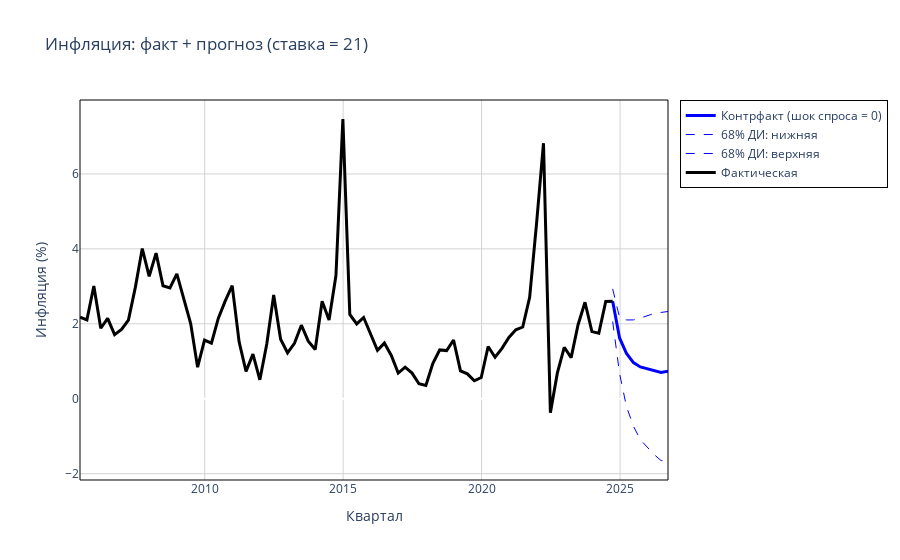

The code cell stored with this chart in its notebook:
### Markdown cell above
## 2) Ставка = 21 с 2025Q1, шоки спроса

### Code cell
CF_FORECAST_AD = np.zeros((T_FORECAST, N_ITER, N_VARS))  # [86 x 1000 x 4]
CF_EPS_MP_FORECAST_AD = np.zeros((N_ITER, T_FORECAST))  # [1000 x 86]

X_MAT_FORECAST_AD = np.zeros((T_FORECAST, N_REG))
X_MAT_FORECAST_AD[:T, :] = X_MAT

for i in range(N_ITER):
    # Восстанавливаем коэффициенты VAR
    B_p, B_y, B_i, B_b = unpack_parameters(beta_i=BETA[:, i])

    A0inv_full = np.vstack([A0INV_P[i, :], A0INV_Y[i, :], A0INV_I[i, :],  A0INV_B[i, :]])

    shocks_as = SHOCKS_AS[i, :]
    shocks_ad = SHOCKS_PRIVATED_AD[i, :]
    shocks_mp = SHOCKS_MP[i, :]
    shocks_fp = SHOCKS_FP[i, :]

    # Среднее значение шока AD за 2024 год (t = 75:78)
    ad_mean = np.mean(shocks_ad[74:78])

    # 1. Историческая часть (t = 1:78)
    Y_temp = np.zeros((T_FORECAST, N_VARS))

    for t in range(T):
        x_t = X_MAT_FORECAST_AD[t, :]
        eps_t = np.vstack([shocks_as[t], shocks_ad[t], shocks_mp[t], shocks_fp[t]])

        Y_temp[t, P] = (B_p.T @ x_t + A0inv_full[P, :] @ eps_t).item()
        Y_temp[t, Y] = (B_y.T @ x_t + A0inv_full[Y, :] @ eps_t).item()
        Y_temp[t, I] = (B_i.T @ x_t + A0inv_full[I, :] @ eps_t).item()
        Y_temp[t, B] = (B_b.T @ x_t + A0inv_full[B, :] @ eps_t).item()

        CF_EPS_MP_FORECAST_AD[i, t] = shocks_mp[t].item()

    # 2. Прогнозная часть (t = 79:86)
    for t in range(T, T_FORECAST):
        lag1 = Y_temp[t-1, :].reshape(-1, 1)
        lag2 = Y_temp[t-2, :].reshape(-1, 1)

        X_MAT_FORECAST_AD[t, :4]  = lag1.flatten()  # первые 4 элемента - lag1
        X_MAT_FORECAST_AD[t, 4:8] = lag2.flatten()  # следующие 4 элемента - lag2
        X_MAT_FORECAST_AD[t, 8]   = 1  # константа
        X_MAT_FORECAST_AD[t, 9]   = P_OIL_FORECAST[t - T]  # нефть из прогноза

        x_t = X_MAT_FORECAST_AD[t, :]

        eps_mp = (I_TARGET_CONDITIONAL - B_i.T @ x_t - A0inv_full[I, 1] * ad_mean) / A0inv_full[I, 2]

        eps_t = np.vstack([0, ad_mean, eps_mp, 0])

        Y_temp[t, P] = (B_p.T @ x_t + A0inv_full[P, :] @ eps_t).item()
        Y_temp[t, Y] = (B_y.T @ x_t + A0inv_full[Y, :] @ eps_t).item()
        Y_temp[t, I] = I_TARGET_CONDITIONAL
        Y_temp[t, B] = (B_b.T @ x_t + A0inv_full[B, :] @ eps_t).item()

        CF_EPS_MP_FORECAST_AD[i, t] = eps_mp.item()

    CF_FORECAST_AD[:, i, :] = Y_temp


p_low, p_median, p_high = analyze_and_plot(CF=CF_FORECAST_AD[:, :, P], title='Инфляция: факт + прогноз (ставка = 21)',
                                           name='Контрфакт (шок спроса = 0)', file_name='II_УП_2_Спрос',
                                           last_point=LAST_POINT_FORECAST, quarters=QUARTERS_FORECAST, actual=ACTUAL_P)

### Figure 1 — Plotly figure (JSON) as saved in the notebook; plotly's stock layout.template omitted (floating-point values rounded to 4 significant figures)
{"data": [{"line": {"color": "#0000ff", "width": 3}, "mode": "lines", "name": "Контрфакт (шок спроса = 0)", "type": "scatter", "x": ["2024-09-25T06:00:00", "2024-12-25T12:00:00", "2025-03-26T18:00:00", "2025-06-26T00:00:00", "2025-09-25T06:00:00", "2025-12-25T12:00:00", "2026-03-26T18:00:00", "2026-06-26T00:00:00", "2026-09-25T06:00:00"], "y": [2.6, 1.622, 1.207, 0.9629, 0.8477, 0.8029, 0.7418, 0.7004, 0.7309]}, {"line": {"color": "#0000ff", "dash": "dash", "width": 1}, "mode": "lines", "name": "68% ДИ: нижняя", "type": "scatter", "x": ["2024-09-25T06:00:00", "2024-12-25T12:00:00", "2025-03-26T18:00:00", "2025-06-26T00:00:00", "2025-09-25T06:00:00", "2025-12-25T12:00:00", "2026-03-26T18:00:00", "2026-06-26T00:00:00", "2026-09-25T06:00:00"], "y": [2.06, 0.6704, -0.2122, -0.7318, -1.094, -1.291, -1.491, -1.651, -1.662]}, {"line": {"color": "#0000ff", "dash": "dash", "width": 1}, "mode": "lines", "name": "68% ДИ: верхняя", "type": "scatter", "x": ["2024-09-25T06:00:00", "2024-12-25T12:00:00", "2025-03-26T18:00:00", "2025-06-26T00:00:00", "2025-09-25T06:00:00", "2025-12-25T12:00:00", "2026-03-26T18:00:00", "2026-06-26T00:00:00", "2026-09-25T06:00:00"], "y": [2.933, 2.167, 2.102, 2.103, 2.153, 2.215, 2.276, 2.303, 2.328]}, {"line": {"color": "#000000", "width": 3}, "mode": "lines", "name": "Фактическая", "type": "scatter", "x": ["2005-07-01T00:00:00", "2005-09-30T06:00:00", "2005-12-30T12:00:00", "2006-03-31T18:00:00", "2006-07-01T00:00:00", "2006-09-30T06:00:00", "2006-12-30T12:00:00", "2007-03-31T18:00:00", "2007-07-01T00:00:00", "2007-09-30T06:00:00", "2007-12-30T12:00:00", "2008-03-30T18:00:00", "2008-06-30T00:00:00", "2008-09-29T06:00:00", "2008-12-29T12:00:00", "2009-03-30T18:00:00", "2009-06-30T00:00:00", "2009-09-29T06:00:00", "2009-12-29T12:00:00", "2010-03-30T18:00:00", "2010-06-30T00:00:00", "2010-09-29T06:00:00", "2010-12-29T12:00:00", "2011-03-30T18:00:00", "2011-06-30T00:00:00", "2011-09-29T06:00:00", "2011-12-29T12:00:00", "2012-03-29T18:00:00", "2012-06-29T00:00:00", "2012-09-28T06:00:00", "2012-12-28T12:00:00", "2013-03-29T18:00:00", "2013-06-29T00:00:00", "2013-09-28T06:00:00", "2013-12-28T12:00:00", "2014-03-29T18:00:00", "2014-06-29T00:00:00", "2014-09-28T06:00:00", "2014-12-28T12:00:00", "2015-03-29T18:00:00", "2015-06-29T00:00:00", "2015-09-28T06:00:00", "2015-12-28T12:00:00", "2016-03-28T18:00:00", "2016-06-28T00:00:00", "2016-09-27T06:00:00", "2016-12-27T12:00:00", "2017-03-28T18:00:00", "2017-06-28T00:00:00", "2017-09-27T06:00:00", "2017-12-27T12:00:00", "2018-03-28T18:00:00", "2018-06-28T00:00:00", "2018-09-27T06:00:00", "2018-12-27T12:00:00", "2019-03-28T18:00:00", "2019-06-28T00:00:00", "2019-09-27T06:00:00", "2019-12-27T12:00:00", "2020-03-27T18:00:00", "2020-06-27T00:00:00", "2020-09-26T06:00:00", "2020-12-26T12:00:00", "2021-03-27T18:00:00", "2021-06-27T00:00:00", "2021-09-26T06:00:00", "2021-12-26T12:00:00", "2022-03-27T18:00:00", "2022-06-27T00:00:00", "2022-09-26T06:00:00", "2022-12-26T12:00:00", "2023-03-27T18:00:00", "2023-06-27T00:00:00", "2023-09-26T06:00:00", "2023-12-26T12:00:00", "2024-03-26T18:00:00", "2024-06-26T00:00:00", "2024-09-25T06:00:00", "2024-12-25T12:00:00", "2025-03-26T18:00:00", "2025-06-26T00:00:00", "2025-09-25T06:00:00", "2025-12-25T12:00:00", "2026-03-26T18:00:00", "2026-06-26T00:00:00", "2026-09-25T06:00:00"], "y": [2.181, 2.104, 3.008, 1.881, 2.146, 1.711, 1.85, 2.098, 2.972, 4.008, 3.268, 3.886, 3.017, 2.96, 3.332, 2.695, 2.006, 0.842, 1.566, 1.485, 2.152, 2.611, 3.019, 1.518, 0.7303, 1.191, 0.5048, 1.463, 2.767, 1.588, 1.226, 1.48, 1.962, 1.535, 1.312, 2.601, 2.103, 3.287, 7.466, 2.25, 1.996, 2.168, 1.736, 1.295, 1.485, 1.154, 0.6847, 0.8425, 0.6843, 0.4002, 0.357, 0.9389, 1.303, 1.285, 1.567, 0.7429, 0.6641, 0.4798, 0.5667, 1.395, 1.107, 1.345, 1.635, 1.838, 1.914, 2.708, 4.678, 6.82, -0.3757, 0.6815, 1.373, 1.096, 1.974, 2.576, 1.792, 1.748, 2.598, 2.598]}], "layout": {"legend": {"bordercolor": "#000000", "borderwidth": 1}, "paper_bgcolor": "#ffffff", "plot_bgcolor": "#ffffff", "shapes": [{"line": {"color": "#000000", "width": 1}, "type": "rect", "x0": 0, "x1": 1, "xref": "paper", "y0": 0, "y1": 1, "yref": "paper"}], "showlegend": true, "title": {"text": "Инфляция: факт + прогноз (ставка = 21)"}, "xaxis": {"gridcolor": "#d3d3d3", "gridwidth": 1, "showgrid": true, "title": {"text": "Квартал"}}, "yaxis": {"gridcolor": "#d3d3d3", "gridwidth": 1, "showgrid": true, "title": {"text": "Инфляция (%)"}}}}
